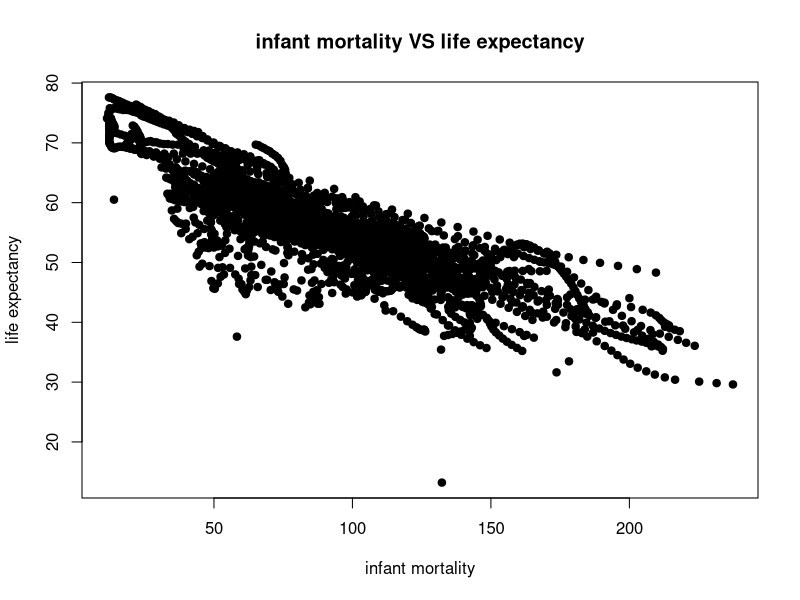
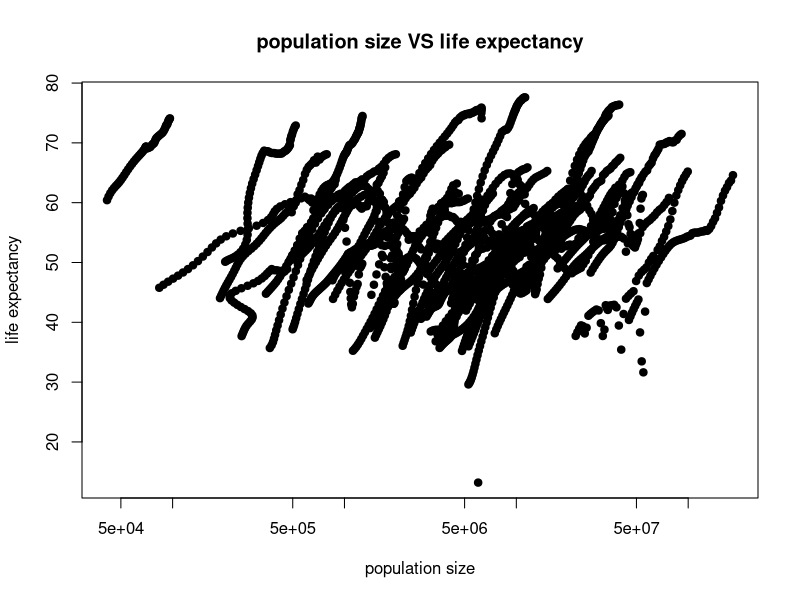
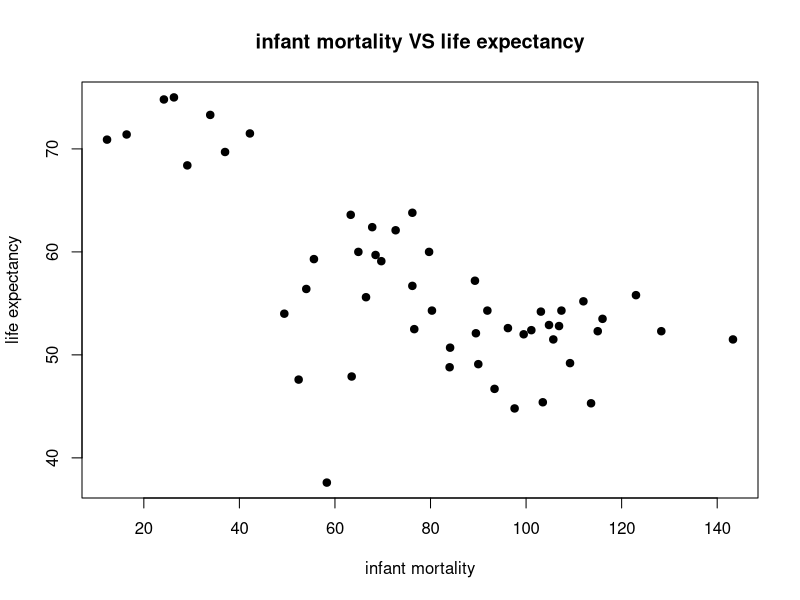
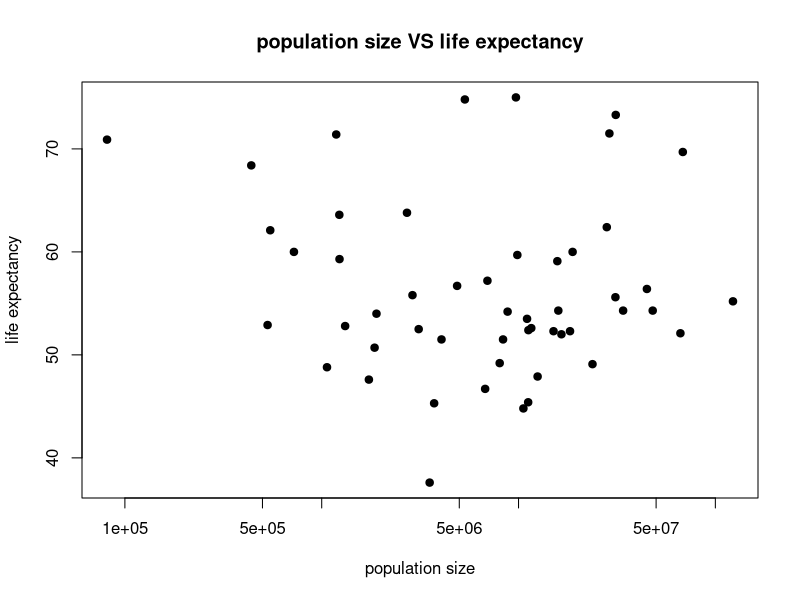

Write the R code that produced these figures, in order.
## ---- chunk 1
#load dslabs package
library("dslabs")
library('tidyverse')
#look at help file for gapminder data
help(gapminder)
#get an overview of data structure
str(gapminder)
#get a summary of data
summary(gapminder)
#determine the type of object gapminder is
class(gapminder)
#select only africa
africadata <- gapminder[which(gapminder$continent=='Africa'),]
#get an overview of data structure
str(africadata)
#get a summary of data
summary(africadata)
#infant_mortality and life_expectancy
moex <- africadata %>% select(c('infant_mortality','life_expectancy'))
#population and life_expectancy
poex <- africadata %>% select(c('population','life_expectancy'))
#get an overview of data structure
str(moex)
str(poex)
#get a summary of data
summary(moex)
summary(poex)

#scatter plot infant mortality VS life expectancy
plot(moex$infant_mortality,moex$life_expectancy, main="infant mortality VS life expectancy", xlab="infant mortality", ylab="life expectancy", pch=19)
## ---- chunk 2
#scatter plot population size VS life expectancy
plot(poex$population,poex$life_expectancy, main="population size VS life expectancy", xlab="population size", ylab="life expectancy", pch=19,log='x')
## ---- chunk 3
#the year which infant_mortality is NA
namor <-africadata$year[which(is.na(africadata$infant_mortality))]
table(namor)
## ---- chunk 4
#2000 year
afri2000 <- africadata[which(africadata$year==2000),]
str(afri2000)
summary(afri2000)

#plot 
plot(afri2000$infant_mortality,afri2000$life_expectancy, main="infant mortality VS life expectancy", xlab="infant mortality", ylab="life expectancy", pch=19)
#plot
plot(afri2000$population,afri2000$life_expectancy, main="population size VS life expectancy", xlab="population size", ylab="life expectancy", pch=19,log='x')
## ---- chunk 5
fit1 <- lm(life_expectancy~infant_mortality,data=afri2000)
summary(fit1)
fit2 <- lm(life_expectancy~population,data=afri2000)
summary(fit2)
